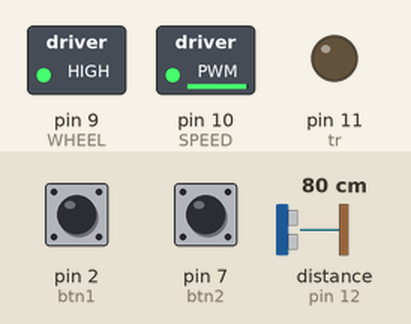
Bench run of a sketch on a simulated Arduino Uno, built with avr-gcc and run on an emulated ATmega328P. Parts: switched loads named in the sketch (green lamp = pin HIGH), output pins drawn as LEDs (lit = HIGH). Inputs (shaded band) come from the test bench; at power-on: pin 7 (btn2) HIGH, pin 2 (btn1) HIGH, distance to the obstacle (sensor on pin 12) 80 cm. The echo pulse lasts 58.3 µs per cm; what the sketch prints to the serial monitor is not drawn.

Above: at 1.2 s.
1.3 s: pin 7 (btn2) pulled LOW for 1 s
At 3.3 s:
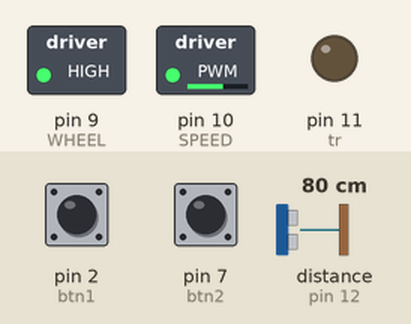
3.8 s: pin 2 (btn1) pulled LOW for 0.15 s
At 5.0 s:
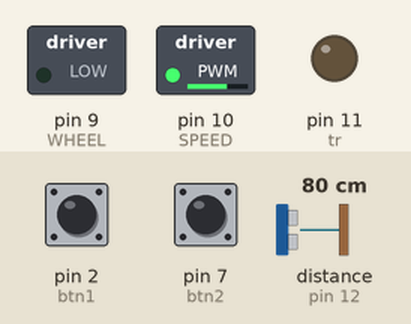
5.4 s: pin 2 (btn1) pulled LOW for 1 s
At 6.1 s:
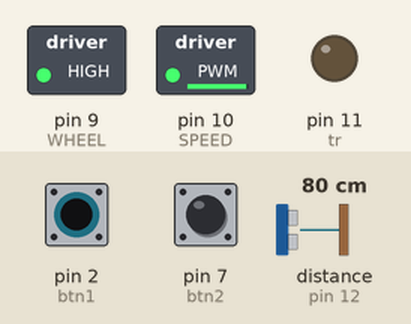
7.9 s: pin 7 (btn2) pulled LOW for 3.2 s
At 11.8 s:
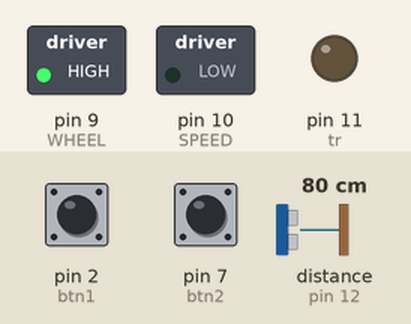
Timing chart, 0 to 13.3 s (numbered marks = the images above; inputs shaded):
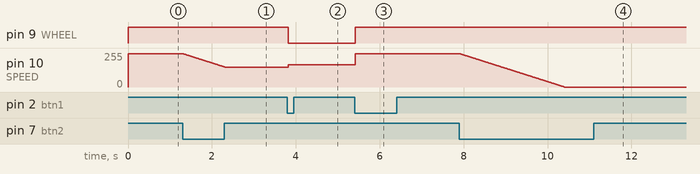

Measured:
- after the input at 1.3 s, pin 10 (SPEED): moves from 250/255 to 150/255 over 0.99 s, starting at once
- after the input at 3.8 s, pin 9 (WHEEL): HIGH → LOW at once; pin 10 (SPEED): 150/255 → 166/255 at once
- after the input at 5.4 s, pin 9 (WHEEL): LOW → HIGH at once; pin 10 (SPEED): 166/255 → 250/255 at once
- after the input at 7.9 s, pin 10 (SPEED): moves from 250/255 to 0/255 over 2.5 s, starting at once

The sketch:

sketch_dec27g.ino
```cpp
#include <MsTimer2.h>
#include <Bounce2.h>

int SPEED = 10;
int WHEEL = 9;
int tr = 11;
int ec = 12;
int val = 127;
int btn1 = 2;
int btn2 = 7;
int state = 1;
int nowSpeed = 250;
boolean upspeedstatus = false;
Bounce debouncer1 = Bounce();
Bounce debouncer2 = Bounce();
void setup() {
  // put your setup code here, to run once:
  Serial.begin(9600);
  pinMode(tr, OUTPUT);
  pinMode(ec, INPUT);

  pinMode(SPEED, OUTPUT);
  pinMode(WHEEL, OUTPUT);
  pinMode(btn1, INPUT_PULLUP);
  pinMode(btn2, INPUT_PULLUP);

  debouncer1.attach(btn1);
  debouncer1.interval(5);
  debouncer2.attach(btn2);
  debouncer2.interval(5);
  MsTimer2::set(10,mStatus);
  MsTimer2::start();
}

void loop() {
  Serial.println(state);
  if(!state){
    int speed = writelen();
    digitalWrite(WHEEL, LOW);
    analogWrite(SPEED, speed);
  }
  else{
    digitalWrite(WHEEL, HIGH);
    analogWrite(SPEED, nowSpeed);
  }
}
void mStatus(){
    debouncer1.update();
    debouncer2.update();
    if(debouncer1.fell()){
      state = 1-state;
      nowSpeed = 250;
    }

    if(debouncer2.fell()){
       upspeedstatus = true;
    }
    if(debouncer2.rose()){
       upspeedstatus = false;
    }
    if(upspeedstatus && nowSpeed != 0 ){
    nowSpeed--;
    delay(10);
    }
}
int writelen(){
  digitalWrite(tr, LOW);
  delayMicroseconds(2);
  digitalWrite(tr, HIGH);
  delayMicroseconds(2);
  digitalWrite(tr, LOW);

  long duration = pulseIn(ec, HIGH);
  long distance = (duration / 2) / 29.1;
  Serial.println(distance);

  int tmp = map(distance, 5, 120, 1, 255);
  return tmp;
}
```
